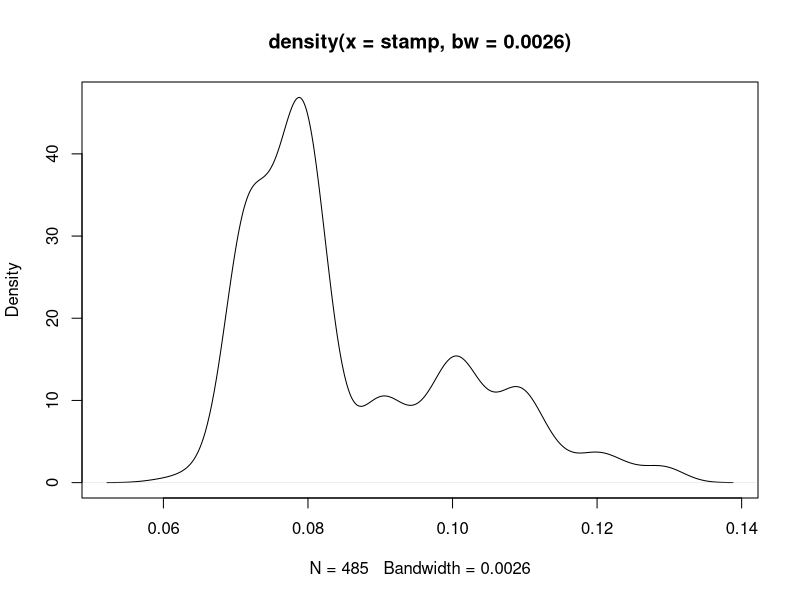

Here is the R script that generated this plot: (Note: a time limit stopped this script after it produced the figure.)
normalmixture <- function(x,k,mu,sigma,lambda,eps=1e-6,max.iter=5000) {
  n <- length(x)
  x <- sort(x)
  vars <- sigma^2
  means <- mu
  lam <- lambda/sum(lambda)  # guarantee that lambdas sum to 1
  delta <- matrix(rep(0,n*k),ncol=k) 
  # initial deltas
  for (i in 1:n) {
    xi <- x[i]
    for (j in 1:k) {
      mj <- means[j]
      varj <- vars[j]
      denom <- 0
      for (u in 1:k) {
        mu <- means[u]
        varu <- vars[u]
        denom <- denom + lam[u]*dnorm(xi,mu,sqrt(varu))
      }
      delta[i,j] <- lam[j]*dnorm(xi,mj,sqrt(varj))/denom
    }
  }
  # initial log likelihood value
  new.loglik <- 0
  for (i in 1:n) {
    xi <- x[i]
    for (j in 1:k) {
      mj <- means[j]
      varj <- vars[j]
      fkxi <- dnorm(xi,mj,sqrt(varj))
      new.loglik <- new.loglik + log(fkxi)*delta[i,j] + delta[i,j]*log(lam[j])
    }
  }
  
  iter <- 1
  no.conv <- T
  while (no.conv && iter <= max.iter) {
    loglik <- new.loglik
    # compute updates of deltas 
    for (i in 1:n) {
      xi <- x[i]
      for (j in 1:k) {
        mj <- means[j]
        varj <- vars[j]
        denom <- 0
        for (u in 1:k) {
          mu <- means[u]
          varu <- vars[u]
          denom <- denom + lam[u]*dnorm(xi,mu,sqrt(varu))
        }
        delta[i,j] <- lam[j]*dnorm(xi,mj,sqrt(varj))/denom
      }
    }
    # compute updated estimates of means, variances, and probabilities - the 
    # function weighted.mean may be useful here for computing the estimates of
    # the means and variances.
    for (j in 1:k) {
      deltaj <- as.vector(delta[,j])
      sum_dj <- sum(deltaj)
      lambda[j] <- sum_dj/n
      means[j] <- sum(x*deltaj)/sum_dj
      vars[j] <- sum((x-means[j])^2*deltaj)/sum_dj
    }
    lam <- lambda/sum(lambda) 
    iter <- iter + 1
    # Log-likelihood computation
    new.loglik <- 0
    for (i in 1:n) {
      xi <- x[i]
      for (j in 1:k) {
        mj <- means[j]
        varj <- vars[j]
        fkxi <- dnorm(xi,mj,sqrt(varj))
        # rule out the cases when the probability is too small 
        # to evaluate (negligible to the sum)
        if (fkxi != 0) {
          new.loglik <- new.loglik + log(fkxi)*delta[i,j] + delta[i,j]*log(lam[j])
        }
      }
    }
    print(new.loglik)
    if (abs(new.loglik-loglik)<eps) no.conv <- F
  }
  r <- list(mu=means,var=vars,delta=delta,lambda=lam,loglik=loglik,iter=iter)
  r
}

# getting data from txt file
setwd("/Users/zikunchen/Desktop")
stamp <- read.table("stamp.txt", fill = TRUE)
stamp <- unname(unlist(stamp))
stamp <- stamp[!is.na(stamp)]

# 5 modes
k <- 5
# initial estimate based on graph
plot(density(stamp,bw=0.0026))
lambda <- rep(1/k, k)
mu <- c(0.079, 0.09, 0.1, 0.11, 0.12)
sigma <- c(0.1414, 0.1, 0.1, 0.1, 0.12)
r5 <- normalmixture(stamp,k,mu,sigma,lambda)

# 6 modes
k <- 6
# initial estimate based on graph
plot(density(stamp,bw=0.0024))
lambda <- rep(1/k, k)
mu <- c(0.079, 0.09, 0.1, 0.11, 0.12, 0.13)
sigma <- c(0.1414, 0.1, 0.1, 0.1, 0.1, 0.1)
r6 <- normalmixture(stamp,k,mu,sigma,lambda)

# 7 modes
k <- 7
# initial estimate based on graph
plot(density(stamp,bw=0.0015))
lambda <- rep(1/k, k)
mu <- c(0.071, 0.08, 0.09, 0.1, 0.11, 0.12, 0.124)
sigma <- c(0.1, 0.1, 0.1, 0.1, 0.1, 0.1, 0.1)
r7 <- normalmixture(stamp,k,mu,sigma,lambda)

# compare models using log-likelihood test
